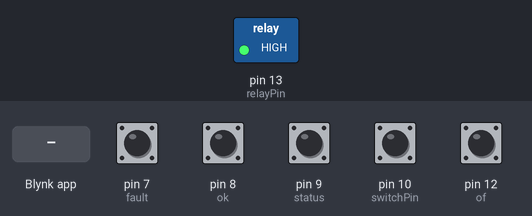
The sketch below on a simulated Arduino Uno, built with avr-gcc and run on an emulated ATmega328P. On the bench: switched loads named in the sketch (green lamp = pin HIGH). Inputs (shaded band) come from the test bench; at power-on: pin 7 (fault), pin 8 (ok), pin 9 (status), pin 10 (switchPin), pin 12 (of) HIGH. WiFi joins after 1.5 s; servers stay silent unless stated; what the sketch prints to the serial monitor is not drawn.

Above: at 6.0 s.
6.1 s: pin 10 (switchPin) pulled LOW for 1 s
At 6.56 s:
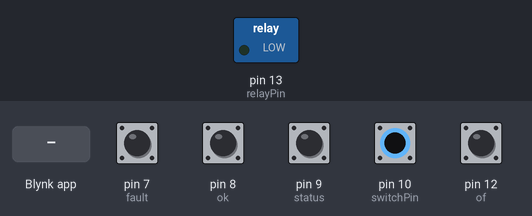
8.6 s: Blynk app writes 0 to V1
At 9.0 s:
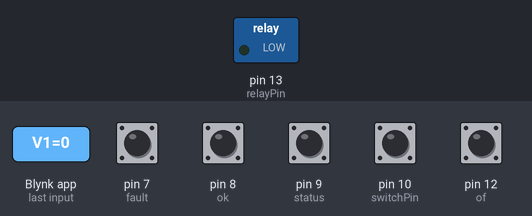
10.1 s: Blynk app writes 1 to V1
At 11.4 s:
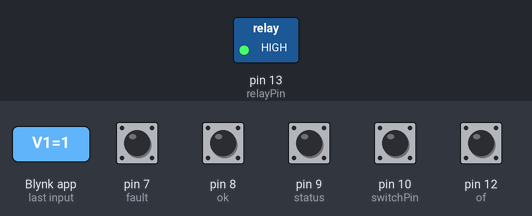
Timing chart, 0 to 13.1 s (numbered marks = the images above; inputs shaded):
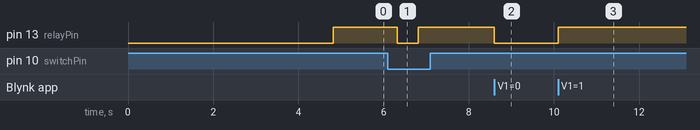

Measured:
- after the input at 6.1 s, pin 13 (relayPin): HIGH → LOW after 0.22 s, → HIGH 0.50 s later
- after the input at 8.6 s, pin 13 (relayPin): HIGH → LOW at once
- after the input at 10.1 s, pin 13 (relayPin): LOW → HIGH at once

The sketch:

blynk.ino
```cpp
#define BLYNK_TEMPLATE_ID "TMPLlbGUS5X-"
#define BLYNK_TEMPLATE_NAME "Quickstart Template"
#define BLYNK_AUTH_TOKEN "d6FyTAf8rXVJcxvk9Ilc0IcbAo5KNdgJ"


//customer = udaibhan


#define BLYNK_HEARTBEAT 60

#define BLYNK_PRINT Serial
#define TINY_GSM_MODEM_SIM800
//#define TINY_GSM_MODEM_SIM7600   //SIMA7608 Compatible with SIM7600 AT instructions

#include <TinyGsmClient.h>
#include <BlynkSimpleTinyGSM.h>
//#include <EEPROM.h>
#define relayPin 13 //D13
#define switchPin 10  //D7
int d1 __attribute__ ((section(".noinit")));
int d2 __attribute__ ((section(".noinit")));


int switchState = HIGH;
int relayState = 1;
void(* resetFunc) (void) = 0;

BlynkTimer timer;

// You should get Auth Token in the Blynk App.
// Go to the Project Settings (nut icon).
char auth[] = "d6FyTAf8rXVJcxvk9Ilc0IcbAo5KNdgJ";
// Your GPRS credentials
// Leave empty, if missing user or pass
char apn[]  = "internet";
char user[] = "";
char pass[] = "";
int v2 = 3;
int v3 = 3;
int v4 = 0;
int v6 = 0;
int v7 = 0;
int v9 = 0;
int ok = 8;
int fault = 7;
int status = 9;
int of = 12;//motor off pin
int v5 = 3;//motor off event
// Hardware Serial on Mega, Leonardo, Micro
//#define SerialAT Serial1

// or Software Serial on Uno, Nano
#include <SoftwareSerial.h>
#include <avr/wdt.h>
SoftwareSerial SerialAT(2, 3); // RX, TX

TinyGsm modem(SerialAT);
void scanSwitch()
{

int readSwitch=digitalRead(switchPin);


if ((readSwitch == LOW) && (switchState != LOW)){
  relayState = !relayState;
  digitalWrite(relayPin, relayState);
  Blynk.virtualWrite(V1, relayState);  // Update V1 Button Widget
   }


}


BLYNK_WRITE(V1) {
  relayState = param.asInt();
  digitalWrite(relayPin, relayState);
  }


BLYNK_CONNECTED() {
  // Request the latest state from the server
  Serial.println("connected");
  Blynk.syncVirtual(V1);


}


#define       MAX_WAIT_TIME       150

uint16_t waitTime = 0;

void setup()
{

cli();//stop interrupts

//wdt_enable(WDTO_8S);


  //set timer1 interrupt at 1Hz
  TCCR1A = 0;// set entire TCCR1A register to 0
  TCCR1B = 0;// same for TCCR1B
  TCNT1  = 0;//initialize counter value to 0
  // set compare match register for 1hz increments
  OCR1A = 15624;// = (16*10^6) / (1*1024) - 1 (must be <65536)
  // turn on CTC mode
  TCCR1B |= (1 << WGM12);
  // Set CS12 and CS10 bits for 1024 prescaler
  TCCR1B |= (1 << CS12) | (1 << CS10);
  // enable timer compare interrupt
  TIMSK1 |= (1 << OCIE1A);


sei();//allow interrupts


  Serial.begin(9600);


  delay(10);

  // Set GSM module baud rate
 SerialAT.begin(9600);
  delay(3000);

  Serial.println("Reset");
  // Restart takes quite some time
  // To skip it, call init() instead of restart()
  Serial.println("Initializing modem...");
  modem.restart();

  // Unlock your SIM card with a PIN
  //modem.simUnlock("1234");
  Serial.println("binit");
  Blynk.begin(auth, modem, apn, user, pass, "blynk.cloud", 8080);
  Serial.begin(9600);


  pinMode(relayPin, OUTPUT);

  pinMode(switchPin,INPUT_PULLUP);

 //On power ON all Relays in OFF state
  digitalWrite(relayPin, relayState);


  timer.setInterval(500L,scanSwitch);
 int val=digitalRead(ok);
int vol=digitalRead(fault);
int on=digitalRead(status);
   int off=digitalRead(of);


   //wdt_enable(WDTO_8S);
}


int initCounter = 0;
void loop()

{

 //wdt_reset();


int off=digitalRead(of);
int val=digitalRead(ok);
int vol=digitalRead(fault);
int on=digitalRead(status);


if(d2!=14)
{
 d2=14;
 v2=0;
 v3=0;
}
else
{
}


if(val==LOW && v2<1)
{
  if(v6>10)
 {
v2++;
Blynk.logEvent("all_ok");
}
 v6++;
}
else

{
  v6 = 0;
}
if(val==LOW)
{
  Blynk.virtualWrite(V2, 1000000);
}
else
{
  Blynk.virtualWrite(V2, 0);
}
if(vol==LOW && v3<1)
{

  if(v4>10)
  {
    v3++;

    Blynk.logEvent("fault_detect");
  }
  v4++;
}
else
{
  v4 = 0;

}


if(vol==LOW)
{
  Blynk.virtualWrite(V3, 1000000); //LED 10 "HIGH"
}
else
{
Blynk.virtualWrite(V3, 0);
}
if(on==LOW)
{
Blynk.virtualWrite(V4, 1000000); //LED 10 "HIGH"
}
else
{
  Blynk.virtualWrite(V4, 0);
}
if(vol==HIGH)
{
 // v3=0;

}
else
{
}
if(val==HIGH)
{
//v2=0;
}
else
{
}
if(off==LOW)
{
v2=0;
v3=0;
}
else
{
}

if(off==LOW && v5<1)
{
if(v7>10)

{
  v5++;
Blynk.logEvent("motor_off");
v9=0;
}
v7++;
}
else
{
  v7 = 0;

}
if(off==HIGH)
{
  v9++;
}
if(v9>20)
{
v5=0;
}
else
{

}
if(d1!=34)
{
 initCounter++;
 if(initCounter>5)
 {
  Serial.println("Oneline event");
   d1=34;
   Blynk.logEvent("online_");
 }
}
else
{
}

//Serial.println(Blynk.connected());


if(Blynk.connected() == 0)
{

}
else
{
  waitTime = 0;
}
Blynk.run();
timer.run();
}


ISR(TIMER1_COMPA_vect){
  waitTime++;
  if(waitTime>MAX_WAIT_TIME)
  {
    resetFunc();
  }

 //  wdt_reset();

}
```
